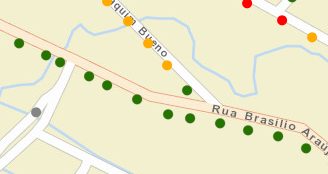
#> input picture inputImage.png, 328 x 174 px
$ python main.py
#> lines starting #> are read from the running program, lines starting #| are printed output that depends on the picture; after the words box and inside, x2 and y2 are one past the last pixel; in counts of white or black regions, pixels touching at a corner belong together
import cv2 as cv
import numpy as np
import matplotlib.pyplot as plt
from PIL import Image
import pyautogui
import PIL.ImageGrab
import math

dic = r'inputImage.png'
img = cv.imread(dic)
#> img is the input picture: shape (174, 328, 3); mean B, G, R 204.1, 234.2, 237.1

im = Image.open(dic).convert('RGB')

#take the image as a numpy.array with the format: height x width x channel_number
data = np.array(im)

#the yellow don't work so well to the image treatment, so replace by red
red, green, blue = data.T
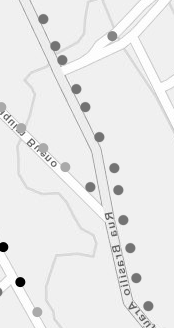
#> green: shape (328, 174); min 0, max 255, mean 234.2
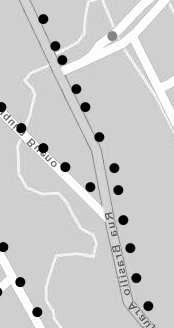
#> blue: shape (328, 174); min 0, max 255, mean 204.1

yellowToRed = (255, 0, 0)
condition = (red >= 200) & (green >= 150) & (blue <= 50)
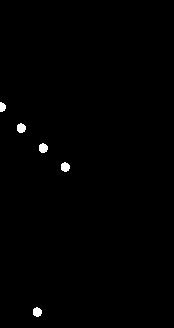
#> condition: shape (328, 174) bool; 0.58% white; 5 white regions, box (x1, y1, x2, y2) and area: (17, 123, 26, 133) 71, (39, 143, 48, 153) 71, (61, 162, 70, 172) 70, (33, 307, 42, 317) 70, (0, 102, 6, 112) 48
#replace the yellow from the image to red
data[condition.T] = yellowToRed
#> data: shape (174, 328, 3); mean R, G, B 237.1, 233.2, 204

#return the array to a PIL image
im2 = Image.fromarray(data)
im2.save("yellowToRed.png")
img = cv.imread("yellowToRed.png")


#treatment of the image to recognize the circles
#------------------------------------------------
#swap the RGB for gray
grey = cv.cvtColor(img, cv.COLOR_BGRA2GRAY)

kernel = np.ones((2,2),np.uint8)
#blurring and erasing little details
grey = cv.GaussianBlur(grey,(9,9),0)
grey = cv.morphologyEx(grey, cv.MORPH_OPEN, kernel)
grey = cv.morphologyEx(grey, cv.MORPH_CLOSE, kernel)
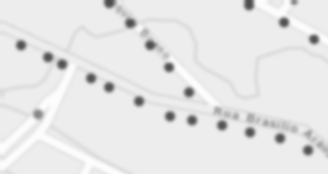
#> grey: shape (174, 328); min 77, max 253, mean 230.9

#finally the image is just white circles with black background
canny = cv.Canny(grey,170,200)
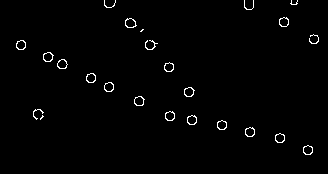
#> canny: shape (174, 328); 1.3% white in thin lines or dots, all inside (x1, y1, x2, y2) = (16, 0, 319, 155)

#recognize the circles e store the coordinates in the "circles" variable
circles = cv.HoughCircles(canny,
                          cv.HOUGH_GRADIENT,
                          dp=1.1,
                          minDist=5,
                          param1=27,
                          param2=7,
                          minRadius=0,
                          maxRadius=10)
#> circles = 21 rows, first 8: [90.75, 77.55, 5.72], [108.4, 86.35, 5.39], [20.35, 44.55, 5.61], [249.2, 131.4, 5.5], [220.6, 124.9, 4.95], [37.95, 113.9, 3.63], [47.85, 56.65, 3.3], [188.7, 91.85, 3.3]

#number of found circles
print(len(circles[0]))
#| 21

#changing the dtype  to int
circles = np.uint16(np.around(circles))
#> circles = 21 rows, first 8: [91, 78, 6], [108, 86, 5], [20, 45, 6], [249, 131, 6], [221, 125, 5], [38, 114, 4], [48, 57, 3], [189, 92, 3]
cimg = canny.copy()
for i in circles[0,:]:
    #draw the center of the circle
    cv.circle(cimg,(i[0],i[1]),2,(255,0,0),10)
#> this loop made 21 passes
#> i on passes 1 to 12: [91, 78, 6], [108, 86, 5], [20, 45, 6], [249, 131, 6], [221, 125, 5], [38, 114, 4], [48, 57, 3], [189, 92, 3], [169, 115, 5], [279, 137, 5], [130, 23, 4], [284, 21, 5]
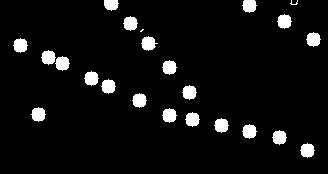
#> cimg: shape (174, 328); 5.9% white; 23 white regions (2 under 20 px), largest, box (x1, y1, x2, y2) and area: (141, 36, 158, 51) 164, (277, 14, 292, 29) 161, (123, 16, 138, 31) 161
#------------------------------------------------


#from the coordinates of the circles will happen the color recognize
image = PIL.Image.open(dic)
image_rgb = image.convert("RGB")

postsCounter = 0
greenPostsCounter = 0
redPostsCounter = 0
yellowPostsCounter = 0

coordinates = [] #store the coordinates of each circle
colorInfo = [] #store de color of each circle (as long as it is green, yellow or red)
freePostCounter = 0

for i in circles[0,:]:
  #Reconhece a cor em RGB da coordenada e armazena em "rgb_pixel_value"
  rgb_pixel_value = image_rgb.getpixel((i[0],i[1]))
  #print(rgb_pixel_value)
  if rgb_pixel_value == (38, 115, 0): #count the number of green posts
    greenPostsCounter = greenPostsCounter+1
  elif rgb_pixel_value == (255, 0, 0): #count the number of red posts
    redPostsCounter = redPostsCounter+1
  elif rgb_pixel_value == (255, 170, 0): #count the number of yellow posts
    yellowPostsCounter = yellowPostsCounter+1
  if (rgb_pixel_value == (255, 170, 0)) or (rgb_pixel_value == (38, 115, 0)):
    #if the color of the post is yellow or green, the coordinate and color is appended in the correspondent array
    coordinates.append(i)
    colorInfo.append(rgb_pixel_value)
    freePostCounter = freePostCounter+1
  postsCounter = 1+postsCounter
#> this loop made 21 passes
#> (i, rgb_pixel_value, redPostsCounter) on passes 12, 20: ([284, 21, 5], (255, 0, 0), 1), ([249, 5, 4], (255, 0, 0), 2)
#> (i, rgb_pixel_value) on passes 1 to 6: ([91, 78, 6], (38, 115, 0)), ([108, 86, 5], (38, 115, 0)), ([20, 45, 6], (38, 115, 0)), ([249, 131, 6], (38, 115, 0)), ([221, 125, 5], (38, 115, 0)), ([38, 114, 4], (133, 133, 133))
#> after the loop, colorInfo = [(38, 115, 0), (38, 115, 0), (38, 115, 0), (38, 115, 0), (38, 115, 0), (38, 115, 0), (38, 115, 0), (38, 115, 0), (38, 115, 0), (255, 170, 0), (38, 115, 0), (255, 170, 0), (255, 170, 0), (38, 115, 0), (38, 115, 0), (255, 170, 0), (38, 115, 0)]; coordinates = [[91, 78, 6], [108, 86, 5], [20, 45, 6], [249, 131, 6], [221, 125, 5], [48, 57, 3], [189, 92, 3], [169, 115, 5], [279, 137, 5], [130, 23, 4], [192, 119, 3], [148, 43, 5], [169, 67, 3], [307, 150, 3], [62, 63, 4], [313, 39, 4], [139, 100, 3]]; freePostCounter = 17; greenPostsCounter = 13; postsCounter = 21; redPostsCounter = 2; yellowPostsCounter = 4

freePosts = yellowPostsCounter+greenPostsCounter
#> freePosts = 17


print("Number of posts:", postsCounter)
#| Number of posts: 21
print("Number of green posts:", greenPostsCounter)
#| Number of green posts: 13
print("Number of red posts:", redPostsCounter)
#| Number of red posts: 2
print("Number of yellow posts:", yellowPostsCounter)
#| Number of yellow posts: 4
print("Number of free posts (yellow and green):", freePostCounter)
#| Number of free posts (yellow and green): 17

plt.axis("off")

#each circle will iterate with all the others and check the circle that have the shorter distance (as long as it is shorter then 80)
for i in coordinates[:]:
  shorterDistance = 999999
  shorterDistance2 = 999999
  for j in coordinates[:]:
    if (math.dist([i[0],i[1]],[j[0],j[1]])<shorterDistance) and [i[0],i[1]]!=[j[0],j[1]] and math.dist([i[0],i[1]],[j[0],j[1]])<80:
      shorterDistance=math.dist([i[0],i[1]],[j[0],j[1]])
      x_1=i[0]
      x_2=j[0]
      y_1=i[1]
      y_2=j[1]
    if (math.dist([i[0],i[1]],[j[0],j[1]])<shorterDistance2) and [i[0],i[1]]!=[j[0],j[1]] and math.dist([i[0],i[1]],[j[0],j[1]])<80 and (math.dist([i[0],i[1]],[j[0],j[1]])>shorterDistance):
      shorterDistance2=math.dist([i[0],i[1]],[j[0],j[1]])
      x1_1=i[0]
      x1_2=j[0]
      y1_1=i[1]
      y1_2=j[1]
  #draw a line between the 2 points
  plt.plot([x_1,x_2],[y_1,y_2], 'b')
  plt.plot([x1_1,x1_2],[y1_1,y1_2], 'r')
#> this loop made 17 passes
#> after the loop, x1_1 = 139; x1_2 = 169; x_1 = 139; x_2 = 169; y1_1 = 100; y1_2 = 67; y_1 = 100; y_2 = 115

plt.imshow(im)
plt.savefig("outputImage.png", transparent = True)
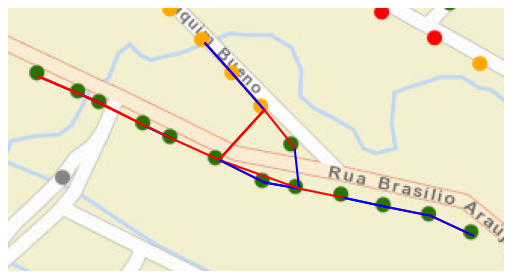
#> figure drawn by matplotlib, 1 panel
plt.show()

$ run again, with iamgems.png copied over inputImage.png
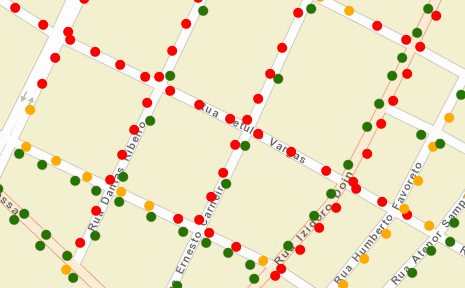
#> input picture iamgems.png, 465 x 288 px
#> img is the input picture: shape (288, 465, 3); mean B, G, R 196.6, 227.1, 236.9
#> condition: shape (465, 288) bool; 0.88% white; 19 white regions (2 under 20 px), largest, box (x1, y1, x2, y2) and area: (265, 61, 275, 71) 71, (105, 26, 115, 35) 70, (254, 360, 264, 369) 70
#> data: shape (288, 465, 3); mean R, G, B 236.9, 225.6, 196.6
#> canny: shape (288, 465); 2.9% white in thin lines or dots
#> `circles = cv.HoughCircles(canny, cv.HOUGH_GRADIENT, dp=1.1, minDist=5,..`: circles = 128 rows, first 8: [76.45, 182.1, 5.72], [121.6, 66.55, 5.61], [200.8, 106.2, 5.72], [96.25, 237.1, 5.72], [97.35, 191.9, 5.72], [264.6, 262.4, 5.39], [437.2, 145.8, 6.82], [160.1, 78.65, 5.39]
#| 128
#> `circles = np.uint16(np.around(circles))`: circles = 128 rows, first 8: [76, 182, 6], [122, 67, 6], [201, 106, 6], [96, 237, 6], [97, 192, 6], [265, 262, 5], [437, 146, 7], [160, 79, 5]
#> the loop `for i in circles[0,:]:` made 128 passes
#> after the loop `for i in circles[0,:]:`:
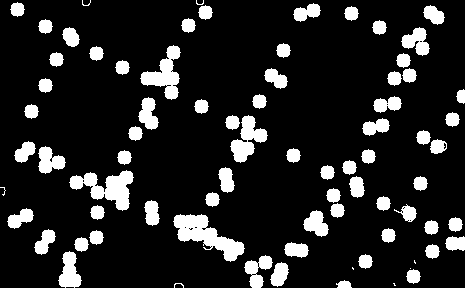
#> cimg: shape (288, 465); 14.1% white; 77 white regions (8 under 20 px), largest, box (x1, y1, x2, y2) and area: (173, 214, 245, 262) 1460, (69, 170, 134, 211) 1250, (140, 45, 181, 100) 982
#> the loop `for i in circles[0,:]: #Reconhece a cor em RGB da coordenada e armazen..` made 128 passes
#> (i, rgb_pixel_value) on passes 1 to 8: ([76, 182, 6], (38, 115, 0)), ([122, 67, 6], (255, 0, 0)), ([201, 106, 6], (255, 0, 0)), ([96, 237, 6], (38, 115, 0)), ([97, 192, 6], (38, 115, 0)), ([265, 262, 5], (255, 170, 0)), ([437, 146, 7], (38, 115, 0)), ([160, 79, 5], (255, 0, 0))
#> after the loop `for i in circles[0,:]:`: colorInfo = 55 items, first 6: (38, 115, 0), (38, 115, 0), (38, 115, 0), (255, 170, 0), (38, 115, 0), (255, 170, 0); coordinates = 55 items, first 6: [76, 182, 6], [96, 237, 6], [97, 192, 6], [265, 262, 5], [437, 146, 7], [28, 148, 5]; freePostCounter = 55; greenPostsCounter = 40; postsCounter = 128; redPostsCounter = 54; yellowPostsCounter = 15
#> freePosts = 55
#| Number of posts: 128
#| Number of green posts: 40
#| Number of red posts: 54
#| Number of yellow posts: 15
#| Number of free posts (yellow and green): 55
#> the loop `for i in coordinates[:]:` made 55 passes
#> after the loop `for i in coordinates[:]:`: x1_1 = 45; x1_2 = 21; x_1 = 45; x_2 = 58; y1_1 = 166; y1_2 = 155; y_1 = 166; y_2 = 162
#> `plt.savefig("outputImage.png", transparent = True)`:
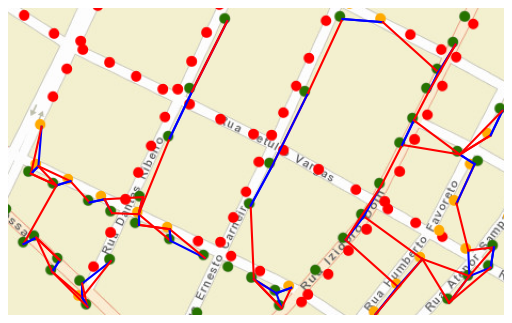
#> figure drawn by matplotlib, 1 panel
